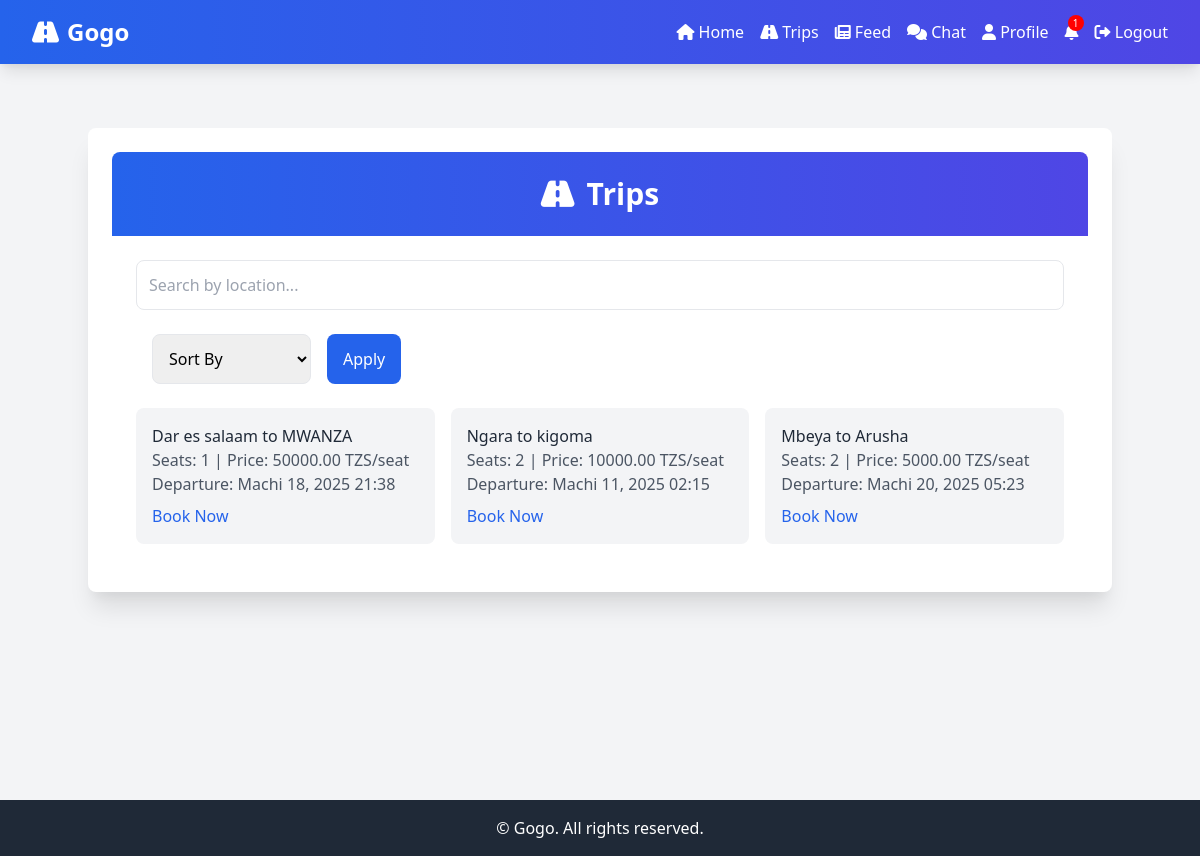
/trips/ (signed in), run on the app's committed database.
### core/models.py (models this page shows, shortened)
class Trip(models.Model):
    driver = models.ForeignKey(Profile, on_delete=models.CASCADE, related_name='trips')
    start = models.CharField(max_length=100)
    end = models.CharField(max_length=100)
    seats = models.PositiveIntegerField()
    cargo_capacity = models.FloatField(default=0.0)
    price_per_seat = models.DecimalField(max_digits=10, decimal_places=2)
    price_per_kg = models.DecimalField(max_digits=10, decimal_places=2)
    departure = models.DateTimeField()
    auction_mode = models.BooleanField(default=False)
    status = models.CharField(max_length=20, choices=[('open', 'Open'), ('completed', 'Completed'), ('cancelled', 'Cancelled')], default='open')

### core/views.py (the view, shortened to what this page needs)
# urls.py: path('trips/', views.trips, name='trips'),
@login_required
def trips(request):
    query = request.GET.get('q', '')
    trips_qs = Trip.objects.filter(status='open')
    if query:
        trips_qs = trips_qs.filter(Q(start__icontains=query) | Q(end__icontains=query))
    paginator = Paginator(trips_qs, 10)
    page_number = request.GET.get('page')
    trips = paginator.get_page(page_number)
    context = {
        'trips': trips,
        'query': query,
        'notifications': get_notifications(request.user),
    }
    return render(request, 'core/trips.html', context)

### core/views.py (called while the page is built)
def get_notifications(user):
    return Notification.objects.filter(user=user, read=False).order_by('-created_at')

### core/templates/core/trips.html (shortened to what this page needs)
{% extends 'core/base.html' %}
{% block content %}
<div class="max-w-4xl mx-auto mt-12 p-6 bg-white rounded-lg shadow-xl sm:max-w-5xl">
    <header class="text-center py-6 bg-gradient-to-r from-blue-600 to-indigo-600 text-white rounded-t-lg animate-fadeIn">
        <h2 class="text-2xl sm:text-3xl font-semibold"><i class="fas fa-road mr-3"></i>Trips</h2>
    </header>
    <div class="p-6">
        <form method="get" class="mb-6">
            <input type="text" name="q" value="{{ query }}" placeholder="Search by location..." class="w-full p-3 border rounded-lg focus:outline-none focus:ring-2 focus:ring-blue-600" required>
        </form>
        <form method="post" class="mb-6 flex flex-col sm:flex-row space-y-4 sm:space-y-0 sm:space-x-4">
            <select name="filter" class="p-3 border rounded-lg focus:outline-none focus:ring-2 focus:ring-blue-600">
                <option value="default">Sort By</option>
            </select>
            <button type="submit" class="btn-primary py-3 px-4 hover:bg-blue-700 transition duration-300">Apply</button>
        </form>
        <div class="grid grid-cols-1 sm:grid-cols-2 md:grid-cols-3 gap-4">
            {% for trip in trips %}
                <div class="bg-gray-100 p-4 rounded-lg hover:shadow-md transition duration-300">
                    <p class="text-gray-800">{{ trip.start }} to {{ trip.end }}</p>
                    <p class="text-gray-600">Seats: {{ trip.seats }} | Price: {{ trip.price_per_seat }} TZS/seat</p>
                    <p class="text-gray-600">Departure: {{ trip.departure|date:'F d, Y H:i' }}</p>
                    <a href="{% url 'core:book_trip' trip.id %}" class="text-blue-600 hover:underline mt-2 inline-block">Book Now</a>
                </div>
            {% empty %}
                <p class="text-gray-600 text-center col-span-full">No trips found.</p>
            {% endfor %}
        </div>
    </div>
</div>
{% endblock %}

### core/templates/core/base.html (style rules this page uses)
.btn-primary { background-color: #2563eb; color: white; border-radius: 0.5rem; }
.animate-fadeIn { animation: fadeIn 0.5s ease-in; }

### data on the page
Trip: start "Dar es salaam", end "MWANZA", seats "1", price_per_seat "50000.00", departure "Machi 18, 2025 21:38"
Trip: start "Ngara", end "kigoma", seats "2", price_per_seat "10000.00", departure "Machi 11, 2025 02:15"
Trip: start "Mbeya", end "Arusha", seats "2", price_per_seat "5000.00", departure "Machi 20, 2025 05:23"

### other printed values
{{ notifications.count }} "1"
